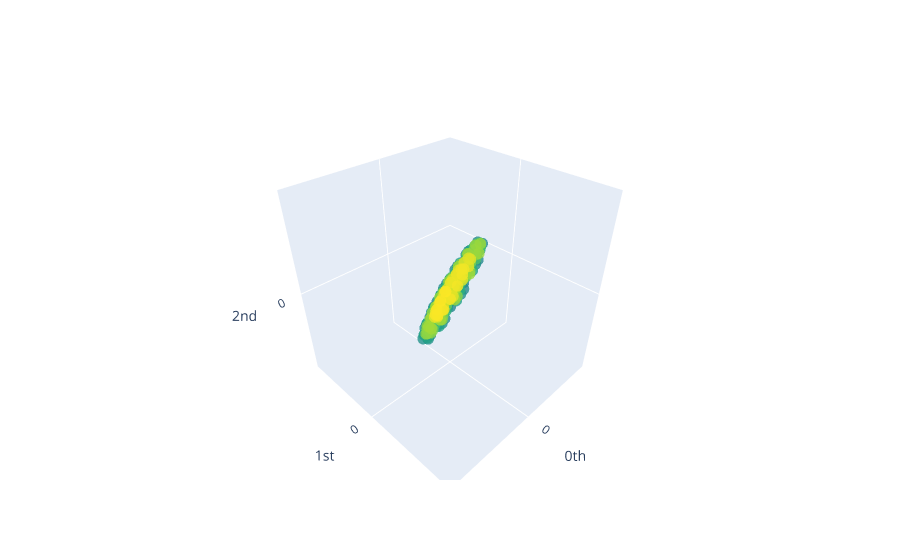

Notebook source saved alongside this figure:
### Code cell
plot = gtda.plotting.plot_point_cloud(points[print_obj])
display(plot)
plot.write_image(file = f"{subj}/{exp}/point_cloud.svg", format = "svg")

### Figure 1 — Plotly figure (JSON) as saved in the notebook; plotly's stock layout.template omitted (floating-point values rounded to 4 significant figures; data arrays with more than 128 entries replaced by an {"elided": "..."} marker saying what was removed)
{"data": [{"marker": {"color": {"elided": "492 int values"}, "colorscale": [[0, "#440154"], [0.1111, "#482878"], [0.2222, "#3e4989"], [0.3333, "#31688e"], [0.4444, "#26828e"], [0.5556, "#1f9e89"], [0.6667, "#35b779"], [0.7778, "#6ece58"], [0.8889, "#b5de2b"], [1, "#fde725"]], "opacity": 0.8, "size": 4}, "mode": "markers", "type": "scatter3d", "x": {"elided": "492 float values"}, "y": {"elided": "492 float values"}, "z": {"elided": "492 float values"}}], "layout": {"scene": {"xaxis": {"exponentformat": "e", "showexponent": "all", "title": {"text": "0th"}, "type": "linear"}, "yaxis": {"exponentformat": "e", "showexponent": "all", "title": {"text": "1st"}, "type": "linear"}, "zaxis": {"exponentformat": "e", "showexponent": "all", "title": {"text": "2nd"}, "type": "linear"}}}}
